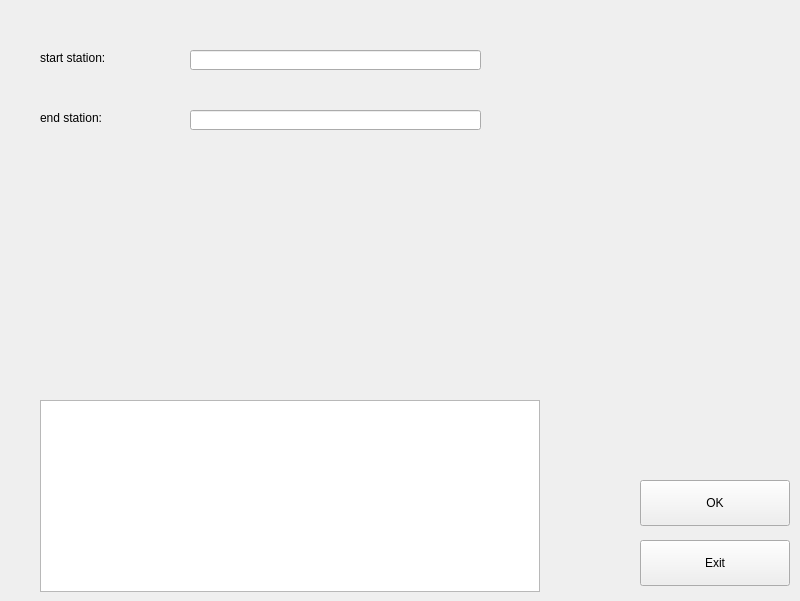
<?xml version="1.0" encoding="UTF-8"?>
<ui version="4.0">
 <class>modify_L</class>
 <widget class="QWidget" name="modify_L">
  <property name="geometry">
   <rect>
    <x>0</x>
    <y>0</y>
    <width>800</width>
    <height>601</height>
   </rect>
  </property>
  <property name="windowTitle">
   <string>Form</string>
  </property>
  <widget class="QPushButton" name="OK">
   <property name="geometry">
    <rect>
     <x>640</x>
     <y>480</y>
     <width>150</width>
     <height>46</height>
    </rect>
   </property>
   <property name="text">
    <string>OK</string>
   </property>
  </widget>
  <widget class="QPushButton" name="Exit">
   <property name="geometry">
    <rect>
     <x>640</x>
     <y>540</y>
     <width>150</width>
     <height>46</height>
    </rect>
   </property>
   <property name="text">
    <string>Exit</string>
   </property>
  </widget>
  <widget class="QTextBrowser" name="textBrowser">
   <property name="geometry">
    <rect>
     <x>40</x>
     <y>400</y>
     <width>500</width>
     <height>192</height>
    </rect>
   </property>
  </widget>
  <widget class="QLineEdit" name="station_input">
   <property name="geometry">
    <rect>
     <x>190</x>
     <y>50</y>
     <width>291</width>
     <height>20</height>
    </rect>
   </property>
   <property name="text">
    <string/>
   </property>
  </widget>
  <widget class="QLabel" name="start_station">
   <property name="geometry">
    <rect>
     <x>40</x>
     <y>50</y>
     <width>111</width>
     <height>16</height>
    </rect>
   </property>
   <property name="text">
    <string>start station:</string>
   </property>
  </widget>
  <widget class="QLabel" name="end_station">
   <property name="geometry">
    <rect>
     <x>40</x>
     <y>110</y>
     <width>111</width>
     <height>16</height>
    </rect>
   </property>
   <property name="text">
    <string>end station:</string>
   </property>
  </widget>
  <widget class="QLineEdit" name="end_input">
   <property name="geometry">
    <rect>
     <x>190</x>
     <y>110</y>
     <width>291</width>
     <height>20</height>
    </rect>
   </property>
   <property name="text">
    <string/>
   </property>
  </widget>
 </widget>
 <resources/>
 <connections/>
</ui>
